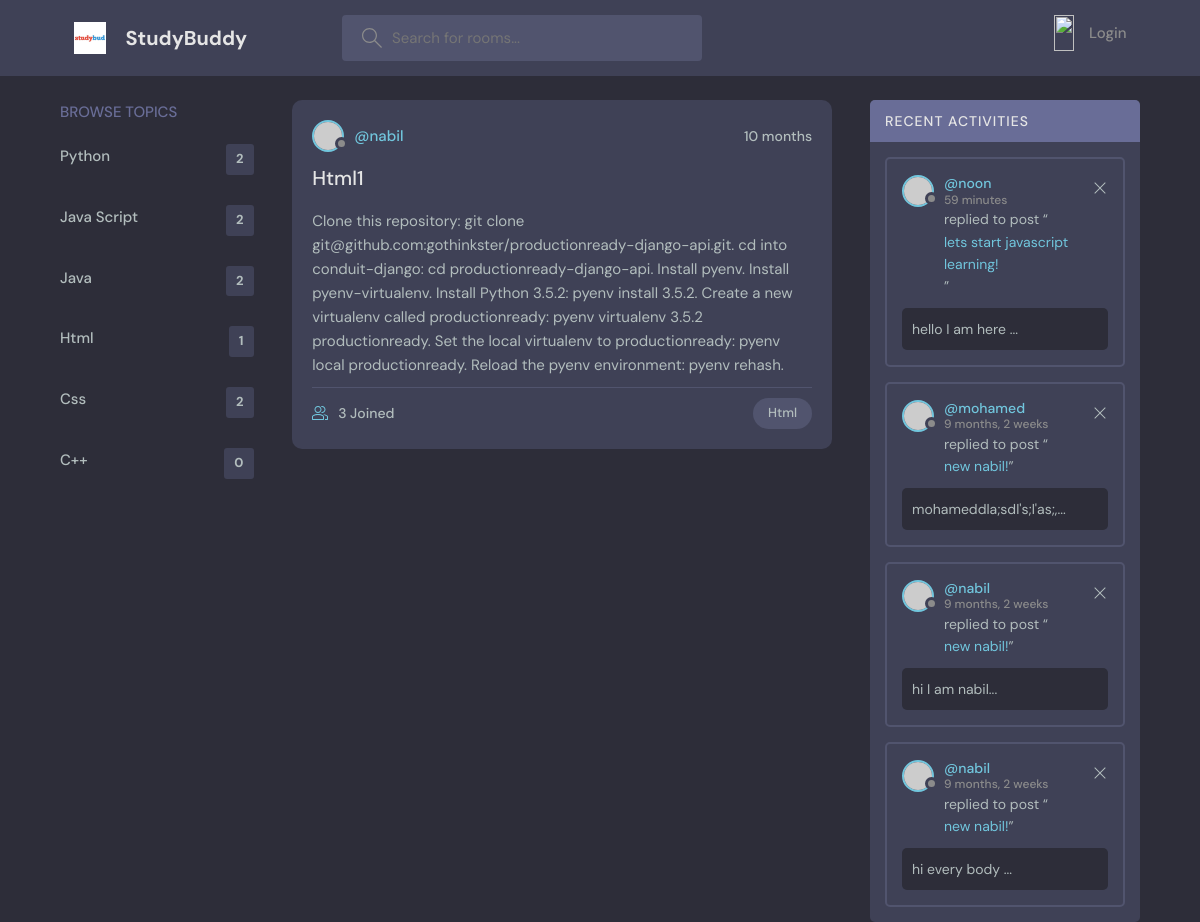
Page /user-profile/2/ on the committed database.
### base/models.py (models this page shows)
class Topic(models.Model):
    name = models.CharField(max_length=100)
    def __str__(self):
        return self.name

class Room(models.Model):
    topic = models.ForeignKey(Topic, on_delete=models.SET_NULL, null=True)
    host = models.ForeignKey(User, on_delete=models.SET_NULL, null=True, )
    name = models.CharField(max_length=200)
    description = models.TextField()
    participants = models.ManyToManyField(User, related_name="participants", blank=True)
    updated = models.DateTimeField(auto_now_add=True)
    created = models.DateTimeField(auto_now=True)
    def __str__(self):
        return self.name
    class Meta:
        ordering = ["-created",]

class Message(models.Model):
    user = models.ForeignKey(User, on_delete=models.CASCADE)
    room = models.ForeignKey(Room, on_delete=models.CASCADE)
    body = models.TextField()
    updated = models.DateTimeField(auto_now_add=True)
    created = models.DateTimeField(auto_now=True)
    def __str__(self):
        return self.body[0:50]
    class Meta:
        ordering = ["-created", ]

### base/views.py (the view)
# urls.py: path('user-profile/<int:id>/',views.user_profile,name="user-profile" ),
def user_profile(request, id):
    user = User.objects.get(id=id)
    topics = Topic.objects.all()
    rooms = user.room_set.all()
    room_messages = Message.objects.all()
    context = {"user": user, "topics": topics, "rooms": rooms, 'room_messages': room_messages}
    return render(request, "base/user-profile.html", context)

### base/templates/base/user-profile.html
{% extends 'main.html' %} {% block content%}
<main class="layout layout--3">
  <div class="container">
    <div class="topics">
      <div class="topics__header">
        <h2>Browse Topics</h2>
      </div>
      {% include 'base/topics_component.html' %}
    </div>
    <div class="roomList">{% include 'base/feed_component.html'%}</div>
    <div class="activities">
      <div class="activities__header">
        <h2>Recent Activities</h2>
      </div>
      {% include 'base/activities_component.html'%}
    </div>
  </div>
</main>
{% endblock %}

### base/templates/base/topics_component.html
        <ul class="topics__list">
         {% for topic in topics %}
         <div>
             <li>
             <a href=" {% url 'home' %}?q={{topic.name}}"> {{topic.name}} <span>
                 {{topic.room_set.all.count}}
                  </span></a>
             </li>
         </div>
       {% endfor %}
        </ul>

### base/templates/base/feed_component.html (shortened to what this page needs)
 {% for room in rooms %}
 <div class="roomListRoom">
            <div class="roomListRoom__header">
              <a href=" {% url 'user-profile' room.host.id %} " class="roomListRoom__author">
                <div class="avatar avatar--small">
                  <img src="https://randomuser.me/api/portraits/women/11.jpg" />
                </div>
                <span>@{{room.host}}</span>
              </a>
              <div class="roomListRoom__actions">
                <span>{{room.created|timesince}}</span>
              </div>
            </div>
            <div class="roomListRoom__content">
              <a href="{%url 'room' room.id %}">{{room.name}}</a>
              <p>
               {{room.description}}
              </p>
            </div>
            <div class="roomListRoom__meta">
              <small href="room.html" class="roomListRoom__joined">
                {{ room.participants.count}} Joined
              </small>
              <p class="roomListRoom__topic">{{room.topic}}</p>
            </div>
          </div>
  {% endfor %}

### base/templates/base/activities_component.html (shortened to what this page needs)
   {% for message in room_messages%}
    <div class="activities__box">
            <div class="activities__boxHeader roomListRoom__header">
              <a href="profile.html" class="roomListRoom__author">
                <div class="avatar avatar--small">
                  <img src="https://randomuser.me/api/portraits/women/11.jpg" />
                </div>
                <p>
                  @{{message.user.username}}
                  <span> {{ message.created | timesince }}</span>
                </p>
              </a>
              <div class="roomListRoom__actions">
                <a href="#">
                  <svg version="1.1" xmlns="http://www.w3.org/2000/svg" width="32" height="32" viewBox="0 0 32 32">
                    <title>remove</title>
                    <path
                      d="M27.314 6.019l-1.333-1.333-9.98 9.981-9.981-9.981-1.333 1.333 9.981 9.981-9.981 9.98 1.333 1.333 9.981-9.98 9.98 9.98 1.333-1.333-9.98-9.98 9.98-9.981z"
                    ></path>
                  </svg>
                </a>
              </div>
            </div>
            <div class="activities__boxContent">
              <p>replied to post “<a href="{% url 'room' message.room.id %}">{{message.room}}!</a>”</p>
              <div class="activities__boxRoomContent">
                {{message}}...
              </div>
            </div>
          </div>
    {%endfor%}

### static/styles/style.css (style rules this page uses)
:root { --color-main: #71c6dd; --color-main-light: #e1f6fb; --color-dark: #3f4156; --color-dark-medium: #51546e; --color-dark-light: #696d97; --color-light: #e5e5e5; --color-gray: #8b8b8b; --color-light-gray: #b2bdbd; --color-bg: #2d2d39; --color-success: #5dd693; --color-error: #fc4b0b; }
* { font-family: "DM Sans", -apple-system, BlinkMacSystemFont, "Segoe UI", Roboto, Oxygen, Ubuntu, Cantarell, "Open Sans", "Helvetica Neue", sans-serif; margin: 0; padding: 0; box-sizing: border-box; text-rendering: optimizeLegibility; font-size: inherit; }
html { font-size: 56.25%; }
@media only screen and (min-width: 1200px) { html { font-size: 62.5%; } }
body { line-height: 1.6; font-weight: 400; font-size: 1.5rem; color: var(--color-light-gray); background-color: var(--color-bg); min-height: 100vh; }
img { width: 100%; }
a { display: inline-block; color: var(--color-main); text-decoration: none; }
.container { max-width: 120rem; width: 90%; margin: auto; }
.avatar { position: relative; display: inline-block; border-radius: 50%; border: 2px solid var(--color-main); }
.avatar img { display: block; border-radius: 50%; object-fit: cover; object-position: center; }
.avatar::after { content: ""; display: block; position: absolute; background-color: var(--color-gray); z-index: 111; border-radius: 50%; border: 0.3rem solid var(--color-dark); }
.avatar.avatar--small img { width: 2.8rem; height: 2.8rem; }
.avatar.avatar--small:after { width: 0.7rem; height: 0.7rem; bottom: 0px; right: -6px; }
.layout { margin-top: 2.4rem; }
.layout > .container { display: flex; justify-content: space-between; align-items: flex-start; }
.layout--3 > .container > div:first-child { flex-basis: 18%; max-width: 22.5rem; }
.layout--3 > .container > div:nth-child(2) { flex-basis: 50%; }
.layout--3 > .container > div:last-child { flex-basis: 25%; }
.topics__header { margin-bottom: 2rem; }
.topics__header h2 { text-transform: uppercase; font-weight: 500; color: var(--color-dark-light); }
.topics__list { list-style: none; }
.topics__list li a { display: flex; justify-content: space-between; margin-bottom: 3rem; font-weight: 500; color: var(--color-light-gray); transition: all 0.3s ease-in-out; }
.topics__list li a span { padding: 0.5rem 1rem; background-color: var(--color-dark); border-radius: 3px; font-size: 1.3rem; font-weight: 700; letter-spacing: 1px; }
.roomListRoom { margin-bottom: 2.4rem; background-color: var(--color-dark); border-radius: 1rem; padding: 2rem; }
.roomListRoom__header { display: flex; justify-content: space-between; align-items: center; }
.roomListRoom__author { font-weight: 500; display: flex; align-items: center; gap: 1rem; }
.roomListRoom__actions { display: flex; align-items: flex-start; gap: 1rem; position: relative; }
.roomListRoom__actions span { font-size: 1.4rem; font-weight: 500; }
.roomListRoom__actions svg { fill: var(--color-main); width: 1.6rem; height: 1.6rem; }
.roomListRoom__content { margin: 1rem 0; }
.roomListRoom__content a { font-size: 2rem; font-weight: 500; margin-bottom: 1.5rem; color: var(--color-light); transition: all 0.3s ease-in-out; }
.roomListRoom__meta { border-top: 1px solid var(--color-dark-medium); padding-top: 1rem; display: flex; align-items: center; justify-content: space-between; }
.roomListRoom__joined { color: var(--color-light-gray); display: flex; align-items: center; gap: 1rem; font-size: 1.4rem; font-weight: 500; }
.roomListRoom__joined svg { fill: var(--color-main); width: 1.6rem; height: 1.6rem; }
.roomListRoom__topic { padding: 5px 1.5rem; background-color: var(--color-dark-medium); border-radius: 5rem; font-weight: 500; font-size: 1.3rem; }
.activities { background: var(--color-dark); border-radius: 5px; overflow: hidden; }
.activities__header h2 { background-color: var(--color-dark-light); text-transform: uppercase; font-weight: 500; padding: 1rem 1.5rem; color: var(--color-light); letter-spacing: 1px; font-size: 1.4rem; }
.activities__box { margin: 1.5rem; padding: 1.5rem; border: 2px solid var(--color-dark-medium); border-radius: 5px; }
.activities__boxHeader p { font-size: 1.4rem; line-height: 1.3; }
.activities__boxHeader p span { color: var(--color-gray); font-size: 1.2rem; display: block; }
.activities__boxContent { margin-left: 4.2rem; }
.activities__boxContent { font-size: 1.4rem; }
.activities__boxRoomContent { background: var(--color-bg); padding: 1rem; border-radius: 5px; margin-top: 1rem; margin-left: -4.2rem; }
.roomListRoom__actions svg { fill: var(--color-light-gray); }

### rows in the picture
Topic: name "Python", room_set.all.count "2"
Topic: name "Java Script", room_set.all.count "2"
Topic: name "Java", room_set.all.count "2"
Topic: name "Html", room_set.all.count "1"
Topic: name "Css", room_set.all.count "2"
Topic: name "C++", room_set.all.count "0"
Room: host "nabil", created "10 months", name "Html1", description "Clone this repository: git clone git@github.com:gothinkster/productionready-django-api.git. cd into conduit-django: cd productionready-django-api. Install pyenv. Install pyenv-virtualenv. Install Python 3.5.2: pyenv install 3.5.2. Create a new virtualenv called productionready: pyenv virtualenv 3.5.2 productionready. Set the local virtualenv to productionready: pyenv local productionready. Reload the pyenv environment: pyenv rehash.", participants.count "3", topic "Html"
Message: user.username "noon", created "59 minutes", room "lets start javascript learning", body "hello I am here"
Message: user.username "mohamed", created "9 months, 2 weeks", room "new nabil", body "mohameddla;sdl's;l'as;,"
Message: user.username "nabil", created "9 months, 2 weeks", room "new nabil", body "hi I am nabil"
Message: user.username "nabil", created "9 months, 2 weeks", room "new nabil", body "hi every body"
